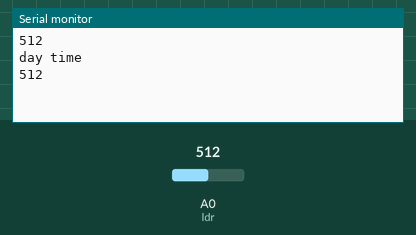
Recording of a sketch running on a simulated Arduino Uno, built with avr-gcc and run on an emulated ATmega328P. On the bench: the last lines printed to the serial monitor. The test bench sets the inputs (shaded band); at power-on: A0 (ldr) = 512.

Above: at 2.8 s.
2.9 s: A0 (ldr) set to 490
At 3.8 s:
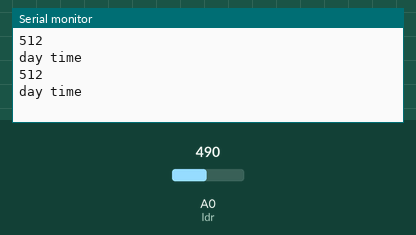
8.5 s: A0 (ldr) set to 510
At 9.8 s:
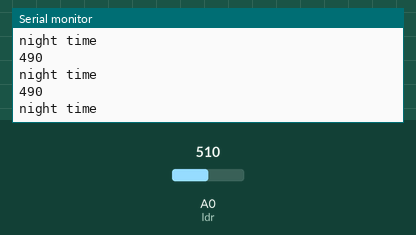
Timing chart, 0 to 11.5 s (numbered marks = the images above; inputs shaded):
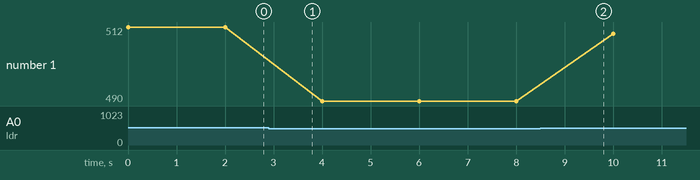

The sketch:

ldr_sensors_workshop_day_2.ino
```cpp
int ldr = A0;
void setup() {
  pinMode(A0,INPUT);
  Serial.begin(115200);
}
void loop() {
  int i = analogRead(ldr);
  Serial.println(i);
delay(1000);
if(i>=500)
{
  Serial.println("day time");
delay(1000);
}
else
{
  Serial.println("night time");
delay(1000);
}
}
```

Measured:
- plotted number 1: 512 → 490 after the input at 2.9 s, 490 → 510 after the input at 8.5 s
